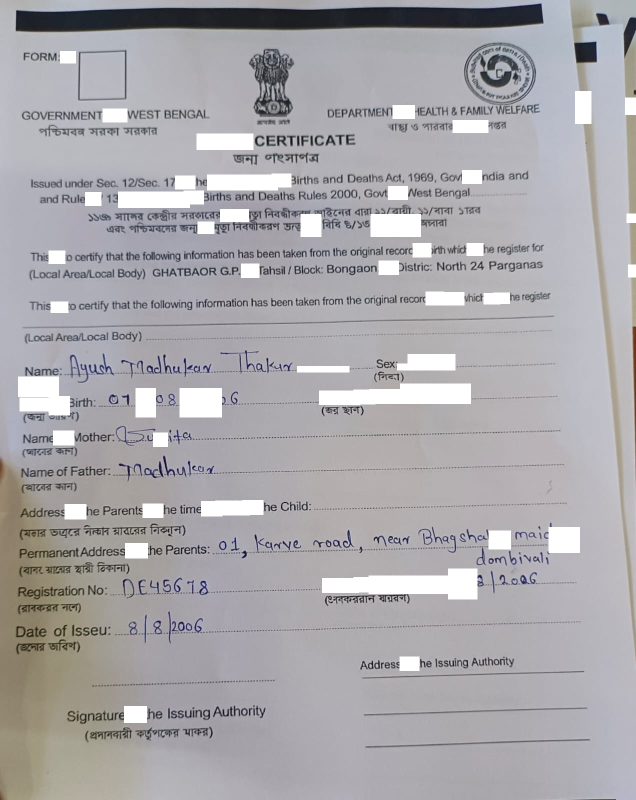
#> input picture papertrail_backend/templates/birth_certificate_template.jpg, 1272 x 1600 px (shown at 1/2 size)
$ python -i preprocessing.py   (imports and definitions only)
#> lines starting #> are read from the running program, lines starting #| are printed output that depends on the picture
"""
Image preprocessing module using OpenCV.
Cleans and enhances images for better OCR accuracy.
"""

import cv2
import numpy as np
from typing import Tuple, Optional
import os


def load_image(image_path: str) -> Optional[np.ndarray]:
    """
    Load image from file path.

    Args:
        image_path: Path to image file

    Returns:
        Optional[np.ndarray]: Loaded image or None if failed
    """
#> called with image_path = 'templates/birth_certificate_template.jpg'
    if not os.path.exists(image_path):
        raise FileNotFoundError(f"Image not found: {image_path}")

    image = cv2.imread(image_path)
#> image is the input picture: shape (1600, 1272, 3); mean B, G, R 171.8, 168, 169.9
    if image is None:
        raise ValueError(f"Failed to load image: {image_path}")

    return image


def convert_to_grayscale(image: np.ndarray) -> np.ndarray:
    """
    Convert image to grayscale.

    Args:
        image: Input image

    Returns:
        np.ndarray: Grayscale image
    """
    if len(image.shape) == 3:
        return cv2.cvtColor(image, cv2.COLOR_BGR2GRAY)
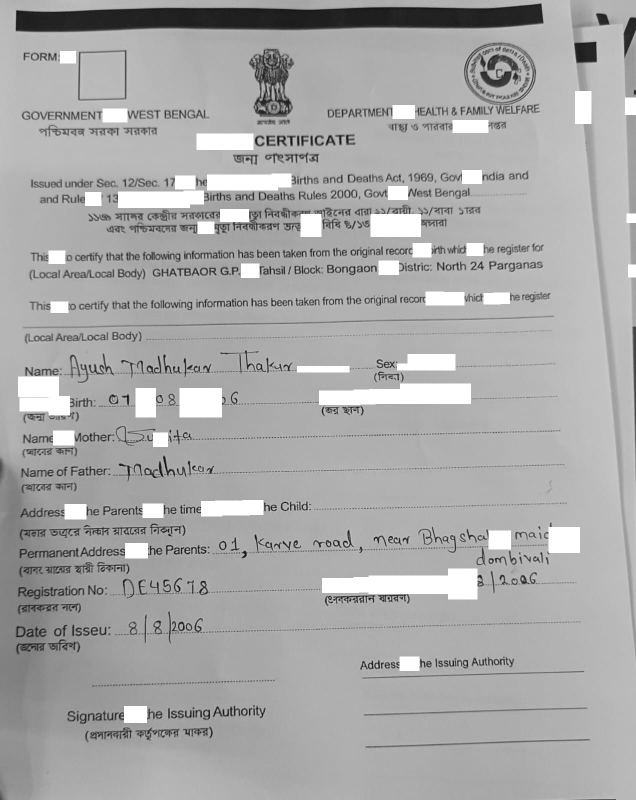
#> returned value: shape (1600, 1272) (shown at 1/2 size); min 1, max 255, mean 169
    return image


# [104 lines left out: functions remove_noise, adaptive_threshold, deskew_image, morphological_operations, not called in this run]


def enhance_contrast(image: np.ndarray) -> np.ndarray:
    """
    Enhance image contrast using CLAHE (Contrast Limited Adaptive Histogram Equalization).

    Args:
        image: Input grayscale image

    Returns:
        np.ndarray: Contrast-enhanced image
    """
    clahe = cv2.createCLAHE(clipLimit=2.0, tileGridSize=(8, 8))
    return clahe.apply(image)


def preprocess_image_pipeline(image_path: str) -> Tuple[np.ndarray, str]:
    """
    Complete preprocessing pipeline for OCR optimization.
    Uses a gentle approach suitable for handwritten forms.

    Steps:
    1. Load image
    2. Resize if too large
    3. Convert to grayscale
    4. Enhance contrast with CLAHE
    5. Light denoising

    Args:
        image_path: Path to input image

    Returns:
        Tuple[np.ndarray, str]: Processed image and path to saved processed image
    """
    # Load image
    image = load_image(image_path)

    # Resize if too large (for better performance)
    image = resize_image_if_needed(image, max_dimension=3000)

    # Convert to grayscale
    gray = convert_to_grayscale(image)

    # Enhance contrast (helps with faded text)
    enhanced = enhance_contrast(gray)

    # Light denoising - use bilateral filter to preserve edges
    denoised = cv2.bilateralFilter(enhanced, 9, 75, 75)

    # For handwritten text, we skip heavy thresholding
    # as it can break thin strokes

    # Save processed image
    processed_path = save_processed_image(image_path, denoised)

    return denoised, processed_path


def save_processed_image(original_path: str, processed_image: np.ndarray) -> str:
    """
    Save processed image to disk.

    Args:
        original_path: Path to original image
        processed_image: Processed image array

    Returns:
        str: Path to saved processed image
    """
    # Generate processed image path
    dir_name = os.path.dirname(original_path)
    file_name = os.path.basename(original_path)
    name, ext = os.path.splitext(file_name)
    processed_path = os.path.join(dir_name, f"{name}_processed{ext}")

    # Save image
    cv2.imwrite(processed_path, processed_image)

    return processed_path


def resize_image_if_needed(image: np.ndarray, max_dimension: int = 2000) -> np.ndarray:
    """
    Resize image if dimensions exceed maximum.
    Maintains aspect ratio.

    Args:
        image: Input image
        max_dimension: Maximum width or height

    Returns:
        np.ndarray: Resized image
    """
    height, width = image.shape[:2]

    if height > max_dimension or width > max_dimension:
        if height > width:
            new_height = max_dimension
            new_width = int(width * (max_dimension / height))
        else:
            new_width = max_dimension
            new_height = int(height * (max_dimension / width))

        resized = cv2.resize(image, (new_width, new_height), interpolation=cv2.INTER_AREA)
        return resized

    return image

>>> result = preprocess_image_pipeline('templates/birth_certificate_template.jpg')
